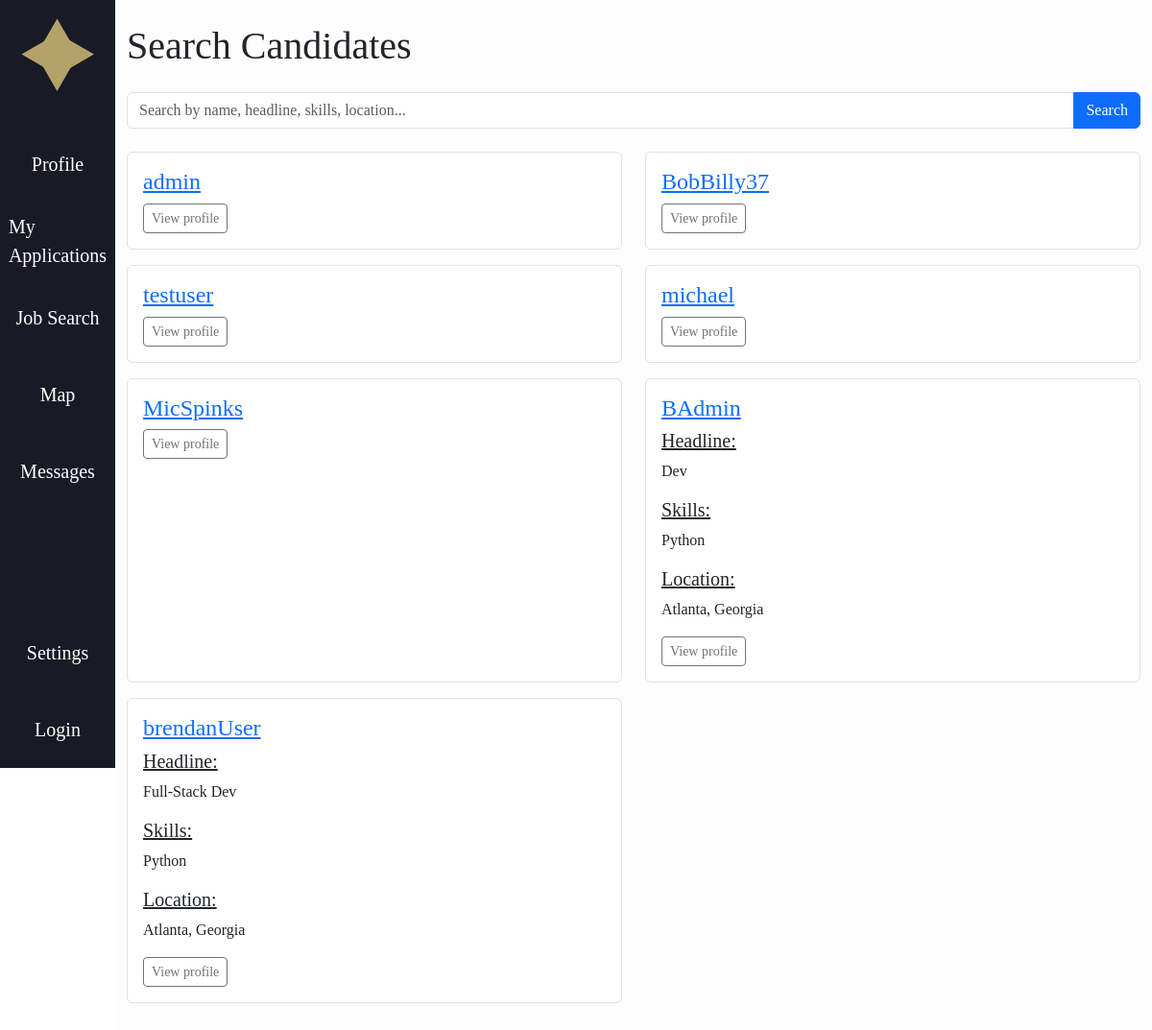
Page /recruiter/searchcandidates on the earlier database version.
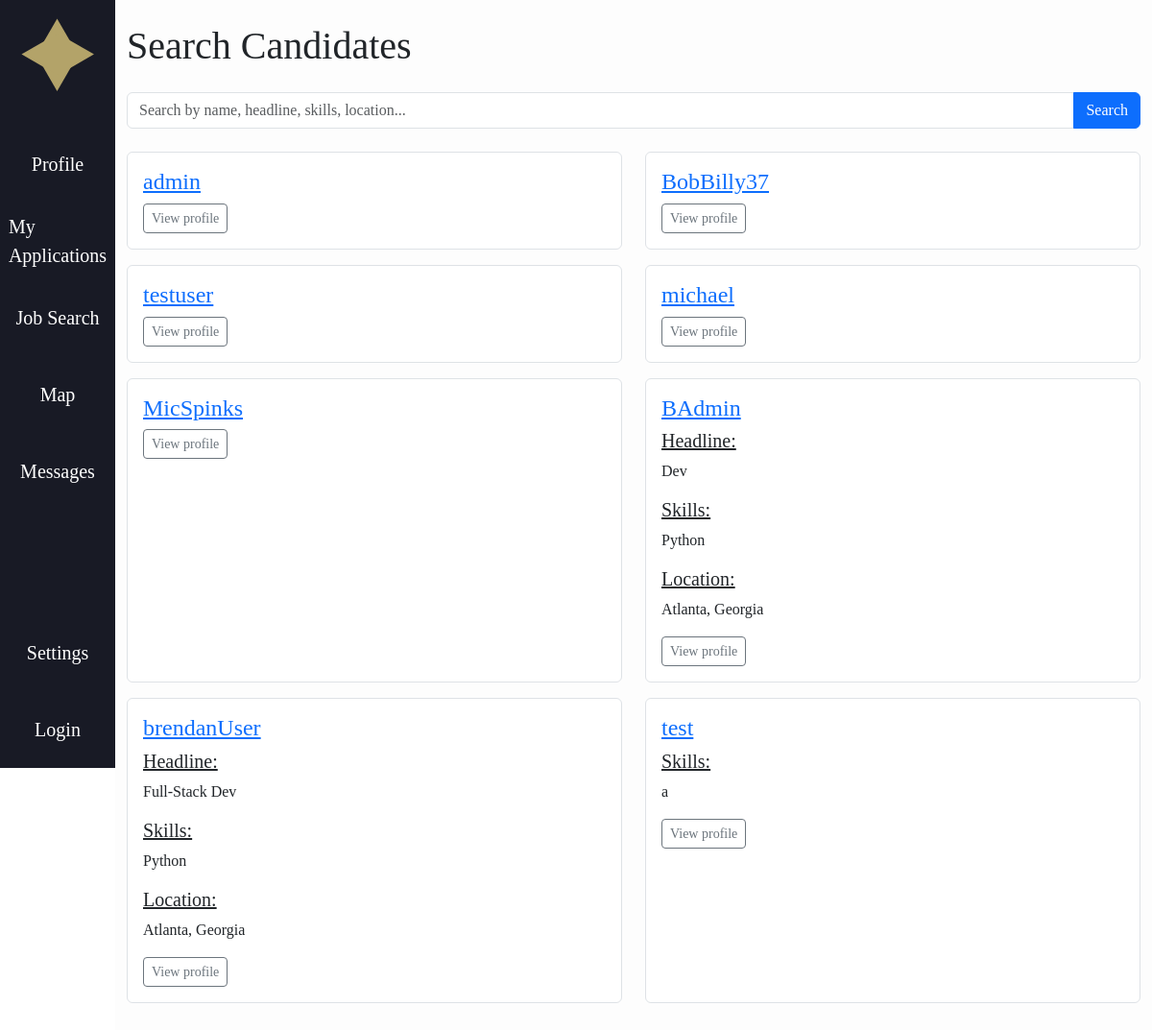
Same page on the later database version.
### accounts/models.py (models this page shows)
class CustomUser(AbstractUser):
    ROLE_CHOICES = (
        ("recruiter", "Recruiter"),
        ("user", "User"),
    )
    role = models.CharField(max_length=20, choices=ROLE_CHOICES, default="user")
    fname = models.CharField(max_length=30, blank=True, default='')
    lname = models.CharField(max_length=30, blank=True, default='')
    headline = models.CharField(max_length=255, blank=True, default='')
    skills = models.TextField(blank=True, default='')
    education = models.TextField(blank=True, default='')
    work_experience = models.TextField(blank=True, default='')
    location = models.CharField(max_length=255, blank=True, default='')
    links = models.TextField(blank=True, default='')
    show_headline = models.BooleanField(default=True)
    show_skills = models.BooleanField(default=True)
    show_education = models.BooleanField(default=True)
    show_work_experience = models.BooleanField(default=True)
    show_location = models.BooleanField(default=True)
    show_links = models.BooleanField(default=True)

### Rhome/views.py (the view, shortened to what this page needs)
# urls.py: path('searchcandidates', views.searchcandidates, name='Rhome.searchcandidates'),
def searchcandidates(request):
	from django.contrib.auth import get_user_model
	User = get_user_model()
	query = request.GET.get('q', '').strip()
	candidates = User.objects.filter(role='user')
	return render(request, 'Rhome/searchcandidates.html', {'candidates': candidates, 'query': query})

### jobble/context_processors.py (called while the page is built, shortened)
def user_template(request):
    return {"base_template": "base.html"}           # default for anonymous users

### Rhome/templates/Rhome/searchcandidates.html
{% extends base_template %}
{% load static %}
{% block content %}
<div class="container py-4">
	<h1 class="mb-4">Search Candidates</h1>
	<form method="get" class="mb-4">
		<div class="input-group">
			<input name="q" value="{{ query }}" class="form-control" placeholder="Search by name, headline, skills, location...">
			<button class="btn btn-primary" type="submit">Search</button>
		</div>
	</form>
	{% if candidates %}
		<div class="row">
			{% for c in candidates %}
			<div class="col-md-6 mb-3">
				<div class="card h-100">
					<div class="card-body">
						<h4 class="card-title"><a href="{% url 'accounts.profile_detail' c.username %}">{{ c.username }}</a></h4>
						{% if c.show_headline and c.headline %}
						<h5><u>Headline:</u></h5>
						<p>{{ c.headline }}</p>
						{% endif %}
						{% if c.show_skills and c.skills %}
						<h5><u>Skills:</u></h5>
						<p>{{ c.skills|linebreaksbr }}</p>
						{% endif %}
						{% if c.show_location and c.location %}
						<h5><u>Location:</u></h5>
						<p>{{ c.location }}</p>
						{% endif %}
						<a href="{% url 'accounts.profile_detail' c.username %}" class="btn btn-outline-secondary btn-sm">View profile</a>
					</div>
				</div>
			</div>
			{% endfor %}
		</div>
	{% else %}
		<div class="alert alert-info">No candidates found.</div>
	{% endif %}
</div>
{% endblock content %}

Differences in the rows shown:
added CustomUser: username "test", skills "a"
